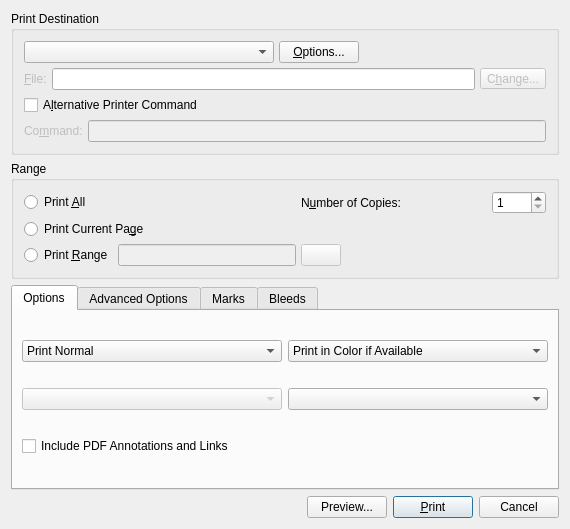
<?xml version="1.0" encoding="UTF-8"?>
<ui version="4.0">
 <class>PrintDialogBase</class>
 <widget class="QDialog" name="PrintDialogBase">
  <property name="geometry">
   <rect>
    <x>0</x>
    <y>0</y>
    <width>570</width>
    <height>529</height>
   </rect>
  </property>
  <property name="windowTitle">
   <string>Setup Printer</string>
  </property>
  <property name="sizeGripEnabled">
   <bool>false</bool>
  </property>
  <layout class="QVBoxLayout">
   <item>
    <widget class="QGroupBox" name="PrintDialogGroup">
     <property name="title">
      <string>Print Destination</string>
     </property>
     <layout class="QVBoxLayout">
      <property name="spacing">
       <number>5</number>
      </property>
      <property name="margin">
       <number>10</number>
      </property>
      <item>
       <layout class="QHBoxLayout">
        <property name="spacing">
         <number>5</number>
        </property>
        <item>
         <widget class="QComboBox" name="PrintDest">
          <property name="minimumSize">
           <size>
            <width>250</width>
            <height>0</height>
           </size>
          </property>
         </widget>
        </item>
        <item>
         <widget class="QPushButton" name="OptButton">
          <property name="text">
           <string>&amp;Options...</string>
          </property>
         </widget>
        </item>
        <item>
         <spacer>
          <property name="orientation">
           <enum>Qt::Horizontal</enum>
          </property>
          <property name="sizeHint" stdset="0">
           <size>
            <width>101</width>
            <height>20</height>
           </size>
          </property>
         </spacer>
        </item>
       </layout>
      </item>
      <item>
       <layout class="QHBoxLayout">
        <property name="spacing">
         <number>5</number>
        </property>
        <item>
         <widget class="QLabel" name="DateiT">
          <property name="enabled">
           <bool>false</bool>
          </property>
          <property name="sizePolicy">
           <sizepolicy hsizetype="Maximum" vsizetype="Preferred">
            <horstretch>0</horstretch>
            <verstretch>0</verstretch>
           </sizepolicy>
          </property>
          <property name="text">
           <string>&amp;File:</string>
          </property>
          <property name="buddy">
           <cstring>LineEdit1</cstring>
          </property>
         </widget>
        </item>
        <item>
         <widget class="QLineEdit" name="LineEdit1"/>
        </item>
        <item>
         <widget class="QToolButton" name="ToolButton1">
          <property name="enabled">
           <bool>false</bool>
          </property>
          <property name="text">
           <string>C&amp;hange...</string>
          </property>
         </widget>
        </item>
       </layout>
      </item>
      <item>
       <widget class="QCheckBox" name="OtherCom">
        <property name="sizePolicy">
         <sizepolicy hsizetype="Expanding" vsizetype="Fixed">
          <horstretch>0</horstretch>
          <verstretch>0</verstretch>
         </sizepolicy>
        </property>
        <property name="toolTip">
         <string>Use an alternative print manager, such as kprinter or gtklp, to utilize additional printing options</string>
        </property>
        <property name="text">
         <string>A&amp;lternative Printer Command</string>
        </property>
       </widget>
      </item>
      <item>
       <layout class="QHBoxLayout">
        <item>
         <widget class="QLabel" name="OthText">
          <property name="enabled">
           <bool>false</bool>
          </property>
          <property name="sizePolicy">
           <sizepolicy hsizetype="Maximum" vsizetype="Preferred">
            <horstretch>0</horstretch>
            <verstretch>0</verstretch>
           </sizepolicy>
          </property>
          <property name="text">
           <string>Co&amp;mmand:</string>
          </property>
          <property name="buddy">
           <cstring>Command</cstring>
          </property>
         </widget>
        </item>
        <item>
         <widget class="QLineEdit" name="Command">
          <property name="enabled">
           <bool>false</bool>
          </property>
         </widget>
        </item>
       </layout>
      </item>
     </layout>
    </widget>
   </item>
   <item>
    <widget class="QGroupBox" name="rangeGroup">
     <property name="title">
      <string>Range</string>
     </property>
     <layout class="QGridLayout">
      <property name="margin">
       <number>10</number>
      </property>
      <property name="spacing">
       <number>5</number>
      </property>
      <item row="0" column="0">
       <widget class="QRadioButton" name="RadioButton1">
        <property name="text">
         <string>Print &amp;All</string>
        </property>
       </widget>
      </item>
      <item row="0" column="2">
       <spacer>
        <property name="orientation">
         <enum>Qt::Horizontal</enum>
        </property>
        <property name="sizeHint" stdset="0">
         <size>
          <width>40</width>
          <height>20</height>
         </size>
        </property>
       </spacer>
      </item>
      <item row="0" column="3" colspan="2">
       <widget class="QLabel" name="TextLabel3">
        <property name="text">
         <string>N&amp;umber of Copies:</string>
        </property>
        <property name="buddy">
         <cstring>Copies</cstring>
        </property>
       </widget>
      </item>
      <item row="0" column="5">
       <widget class="QSpinBox" name="Copies">
        <property name="minimum">
         <number>1</number>
        </property>
        <property name="maximum">
         <number>1000</number>
        </property>
       </widget>
      </item>
      <item row="1" column="0" colspan="2">
       <widget class="QRadioButton" name="CurrentPage">
        <property name="text">
         <string>Print Current Pa&amp;ge</string>
        </property>
       </widget>
      </item>
      <item row="2" column="0">
       <widget class="QRadioButton" name="RadioButton2">
        <property name="text">
         <string>Print &amp;Range</string>
        </property>
       </widget>
      </item>
      <item row="2" column="1" colspan="2">
       <widget class="QLineEdit" name="pageNr">
        <property name="enabled">
         <bool>false</bool>
        </property>
        <property name="toolTip">
         <string>Insert a comma separated list of tokens where
a token can be * for all the pages, 1-5 for
a range of pages or a single page number.</string>
        </property>
       </widget>
      </item>
      <item row="2" column="3">
       <widget class="QPushButton" name="pageNrButton">
        <property name="enabled">
         <bool>false</bool>
        </property>
        <property name="minimumSize">
         <size>
          <width>16</width>
          <height>16</height>
         </size>
        </property>
        <property name="text">
         <string/>
        </property>
       </widget>
      </item>
      <item row="2" column="4">
       <spacer>
        <property name="orientation">
         <enum>Qt::Horizontal</enum>
        </property>
        <property name="sizeHint" stdset="0">
         <size>
          <width>40</width>
          <height>20</height>
         </size>
        </property>
       </spacer>
      </item>
     </layout>
    </widget>
   </item>
   <item>
    <widget class="QTabWidget" name="printOptions">
     <property name="currentIndex">
      <number>0</number>
     </property>
     <widget class="QWidget" name="tab">
      <attribute name="title">
       <string>Options</string>
      </attribute>
      <layout class="QGridLayout" name="gridLayoutOptions">
       <item row="0" column="0">
        <widget class="QComboBox" name="PrintSep">
         <item>
          <property name="text">
           <string>Print Normal</string>
          </property>
         </item>
         <item>
          <property name="text">
           <string>Print Separations</string>
          </property>
         </item>
        </widget>
       </item>
       <item row="0" column="1">
        <widget class="QComboBox" name="colorType">
         <item>
          <property name="text">
           <string>Print in Color if Available</string>
          </property>
         </item>
         <item>
          <property name="text">
           <string>Print in Grayscale</string>
          </property>
         </item>
        </widget>
       </item>
       <item row="1" column="0">
        <widget class="QComboBox" name="SepArt">
         <property name="enabled">
          <bool>false</bool>
         </property>
        </widget>
       </item>
       <item row="1" column="1">
        <widget class="QComboBox" name="printEngines">
         <property name="toolTip">
          <string>Sets the PostScript Level.
 Setting to Level 1 or 2 can create huge files</string>
         </property>
        </widget>
       </item>
       <item row="2" column="0" colspan="2">
        <widget class="QCheckBox" name="usePDFMarks">
         <property name="toolTip">
          <string>Include PDF Annotations and Links into the output.
Note: PDF Forms will not be exported.</string>
         </property>
         <property name="text">
          <string>Include PDF Annotations and Links</string>
         </property>
        </widget>
       </item>
      </layout>
     </widget>
     <widget class="QWidget" name="tab_2">
      <attribute name="title">
       <string>Advanced Options</string>
      </attribute>
      <layout class="QHBoxLayout">
       <item>
        <widget class="QGroupBox" name="pageOpts">
         <property name="title">
          <string>Page</string>
         </property>
         <layout class="QVBoxLayout">
          <item>
           <widget class="QCheckBox" name="MirrorHor">
            <property name="text">
             <string>Mirror Page(s) Horizontal</string>
            </property>
           </widget>
          </item>
          <item>
           <widget class="QCheckBox" name="MirrorVert">
            <property name="text">
             <string>Mirror Page(s) Vertical</string>
            </property>
           </widget>
          </item>
          <item>
           <widget class="QCheckBox" name="devPar">
            <property name="toolTip">
             <string>This enables you to explicitly set the media size of the PostScript file. Not recommended unless requested by your printer.</string>
            </property>
            <property name="text">
             <string>Set Media Size</string>
            </property>
           </widget>
          </item>
          <item>
           <widget class="QCheckBox" name="ClipMarg">
            <property name="text">
             <string>Clip to Printer Margins</string>
            </property>
           </widget>
          </item>
         </layout>
        </widget>
       </item>
       <item>
        <widget class="QGroupBox" name="colorOpts">
         <property name="title">
          <string>Color</string>
         </property>
         <layout class="QVBoxLayout">
          <item>
           <widget class="QCheckBox" name="GcR">
            <property name="toolTip">
             <string>&lt;qt&gt;A way of switching off some of the gray shades which are composed of cyan, yellow and magenta and using black instead. Under Color Removal mostly affects parts of images which are neutral and/or dark tones which are close to the gray. Use of this may improve printing some images and some experimentation and testing is need on a case by case basis. Under Color Removal reduces the possibility of over saturation with CMY inks.&lt;/qt&gt;</string>
            </property>
            <property name="text">
             <string>Apply Under Color Removal</string>
            </property>
           </widget>
          </item>
          <item>
           <widget class="QCheckBox" name="spotColors">
            <property name="toolTip">
             <string>&lt;qt&gt;Enables Spot Colors to be converted to composite colors. Unless you are planning to print spot colors at a commercial printer, this is probably best left enabled.&lt;/qt&gt;</string>
            </property>
            <property name="text">
             <string>Convert Spot Colors to Process Colors</string>
            </property>
           </widget>
          </item>
          <item>
           <widget class="QCheckBox" name="UseICC">
            <property name="toolTip">
             <string>Allows you to embed color profiles in the print stream when color management is enabled</string>
            </property>
            <property name="text">
             <string>Apply Color Profiles</string>
            </property>
           </widget>
          </item>
          <item>
           <spacer>
            <property name="orientation">
             <enum>Qt::Vertical</enum>
            </property>
            <property name="sizeType">
             <enum>QSizePolicy::MinimumExpanding</enum>
            </property>
            <property name="sizeHint" stdset="0">
             <size>
              <width>20</width>
              <height>19</height>
             </size>
            </property>
           </spacer>
          </item>
         </layout>
        </widget>
       </item>
      </layout>
     </widget>
     <widget class="QWidget" name="tab_3">
      <attribute name="title">
       <string>Marks</string>
      </attribute>
      <layout class="QGridLayout">
       <item row="5" column="0">
        <widget class="QCheckBox" name="bleedMarks">
         <property name="toolTip">
          <string>This creates bleed marks which are indicated by  _ . _ and show the bleed limit</string>
         </property>
         <property name="text">
          <string>Bleed Marks</string>
         </property>
        </widget>
       </item>
       <item row="2" column="0">
        <widget class="QCheckBox" name="cropMarks">
         <property name="toolTip">
          <string>This creates crop marks in the PDF indicating where the paper should be cut or trimmed after printing</string>
         </property>
         <property name="text">
          <string>Crop Marks</string>
         </property>
        </widget>
       </item>
       <item row="6" column="0">
        <widget class="QCheckBox" name="colorMarks">
         <property name="toolTip">
          <string>Add color calibration bars</string>
         </property>
         <property name="text">
          <string>Color Bars</string>
         </property>
        </widget>
       </item>
       <item row="7" column="0">
        <widget class="QCheckBox" name="registrationMarks">
         <property name="toolTip">
          <string>Add registration marks which are added to each separation</string>
         </property>
         <property name="text">
          <string>Registration Marks</string>
         </property>
        </widget>
       </item>
       <item row="2" column="1">
        <layout class="QHBoxLayout" name="horizontalLayout">
         <item>
          <widget class="QLabel" name="MarkTxt2">
           <property name="text">
            <string>Length:</string>
           </property>
          </widget>
         </item>
         <item>
          <widget class="ScrSpinBox" name="markLength">
           <property name="minimum">
            <number>1</number>
           </property>
           <property name="maximum">
            <number>100</number>
           </property>
           <property name="value">
            <number>20</number>
           </property>
          </widget>
         </item>
        </layout>
       </item>
       <item row="5" column="1">
        <layout class="QHBoxLayout">
         <item>
          <widget class="QLabel" name="MarkTxt1">
           <property name="text">
            <string>Offset:</string>
           </property>
          </widget>
         </item>
         <item>
          <widget class="ScrSpinBox" name="markOffset">
           <property name="toolTip">
            <string>Indicate the distance offset for the registration marks</string>
           </property>
          </widget>
         </item>
        </layout>
       </item>
       <item row="8" column="0">
        <spacer name="verticalSpacer">
         <property name="orientation">
          <enum>Qt::Vertical</enum>
         </property>
         <property name="sizeHint" stdset="0">
          <size>
           <width>20</width>
           <height>40</height>
          </size>
         </property>
        </spacer>
       </item>
      </layout>
     </widget>
     <widget class="QWidget" name="tab_4">
      <attribute name="title">
       <string>Bleeds</string>
      </attribute>
      <layout class="QGridLayout">
       <item row="0" column="0">
        <widget class="QLabel" name="BleedTxt1">
         <property name="text">
          <string>Top:</string>
         </property>
        </widget>
       </item>
       <item row="0" column="1">
        <widget class="ScrSpinBox" name="BleedTop">
         <property name="toolTip">
          <string>Distance for bleed from the top of the physical page</string>
         </property>
        </widget>
       </item>
       <item row="0" column="2">
        <widget class="QLabel" name="BleedTxt3">
         <property name="text">
          <string>Left:</string>
         </property>
        </widget>
       </item>
       <item row="0" column="3">
        <widget class="ScrSpinBox" name="BleedRight">
         <property name="toolTip">
          <string>Distance for bleed from the right of the physical page</string>
         </property>
        </widget>
       </item>
       <item row="1" column="0">
        <widget class="QLabel" name="BleedTxt2">
         <property name="text">
          <string>Bottom:</string>
         </property>
        </widget>
       </item>
       <item row="1" column="1">
        <widget class="ScrSpinBox" name="BleedBottom">
         <property name="toolTip">
          <string>Distance for bleed from the bottom of the physical page</string>
         </property>
        </widget>
       </item>
       <item row="1" column="2">
        <widget class="QLabel" name="BleedTxt4">
         <property name="text">
          <string>Right:</string>
         </property>
        </widget>
       </item>
       <item row="1" column="3">
        <widget class="ScrSpinBox" name="BleedLeft">
         <property name="toolTip">
          <string>Distance for bleed from the left of the physical page</string>
         </property>
        </widget>
       </item>
       <item row="2" column="0" colspan="4">
        <widget class="QCheckBox" name="docBleeds">
         <property name="toolTip">
          <string>Use the existing bleed settings from the document preferences</string>
         </property>
         <property name="text">
          <string>Use Document Bleeds</string>
         </property>
        </widget>
       </item>
      </layout>
     </widget>
    </widget>
   </item>
   <item>
    <layout class="QHBoxLayout">
     <item>
      <spacer>
       <property name="orientation">
        <enum>Qt::Horizontal</enum>
       </property>
       <property name="sizeHint" stdset="0">
        <size>
         <width>40</width>
         <height>20</height>
        </size>
       </property>
      </spacer>
     </item>
     <item>
      <widget class="QPushButton" name="previewButton">
       <property name="text">
        <string>Preview...</string>
       </property>
       <property name="autoDefault">
        <bool>false</bool>
       </property>
      </widget>
     </item>
     <item>
      <widget class="QPushButton" name="OKButton">
       <property name="text">
        <string>&amp;Print</string>
       </property>
       <property name="default">
        <bool>true</bool>
       </property>
      </widget>
     </item>
     <item>
      <widget class="QPushButton" name="OKButton_2">
       <property name="text">
        <string>Cancel</string>
       </property>
       <property name="autoDefault">
        <bool>false</bool>
       </property>
      </widget>
     </item>
    </layout>
   </item>
  </layout>
 </widget>
 <customwidgets>
  <customwidget>
   <class>ScrSpinBox</class>
   <extends>QSpinBox</extends>
   <header location="global">ui/scrspinbox.h</header>
  </customwidget>
 </customwidgets>
 <tabstops>
  <tabstop>printOptions</tabstop>
  <tabstop>OtherCom</tabstop>
  <tabstop>RadioButton1</tabstop>
  <tabstop>Copies</tabstop>
  <tabstop>CurrentPage</tabstop>
  <tabstop>RadioButton2</tabstop>
  <tabstop>pageNr</tabstop>
  <tabstop>pageNrButton</tabstop>
  <tabstop>PrintDest</tabstop>
  <tabstop>OptButton</tabstop>
  <tabstop>LineEdit1</tabstop>
  <tabstop>ToolButton1</tabstop>
  <tabstop>Command</tabstop>
  <tabstop>PrintSep</tabstop>
  <tabstop>colorType</tabstop>
  <tabstop>SepArt</tabstop>
  <tabstop>printEngines</tabstop>
  <tabstop>usePDFMarks</tabstop>
  <tabstop>MirrorHor</tabstop>
  <tabstop>MirrorVert</tabstop>
  <tabstop>devPar</tabstop>
  <tabstop>ClipMarg</tabstop>
  <tabstop>GcR</tabstop>
  <tabstop>spotColors</tabstop>
  <tabstop>UseICC</tabstop>
  <tabstop>cropMarks</tabstop>
  <tabstop>bleedMarks</tabstop>
  <tabstop>colorMarks</tabstop>
  <tabstop>registrationMarks</tabstop>
  <tabstop>markLength</tabstop>
  <tabstop>markOffset</tabstop>
  <tabstop>BleedTop</tabstop>
  <tabstop>BleedRight</tabstop>
  <tabstop>BleedBottom</tabstop>
  <tabstop>BleedLeft</tabstop>
  <tabstop>docBleeds</tabstop>
  <tabstop>previewButton</tabstop>
  <tabstop>OKButton</tabstop>
  <tabstop>OKButton_2</tabstop>
 </tabstops>
 <resources/>
 <connections>
  <connection>
   <sender>OtherCom</sender>
   <signal>clicked(bool)</signal>
   <receiver>OthText</receiver>
   <slot>setEnabled(bool)</slot>
   <hints>
    <hint type="sourcelabel">
     <x>99</x>
     <y>109</y>
    </hint>
    <hint type="destinationlabel">
     <x>62</x>
     <y>140</y>
    </hint>
   </hints>
  </connection>
  <connection>
   <sender>OtherCom</sender>
   <signal>clicked(bool)</signal>
   <receiver>Command</receiver>
   <slot>setEnabled(bool)</slot>
   <hints>
    <hint type="sourcelabel">
     <x>168</x>
     <y>119</y>
    </hint>
    <hint type="destinationlabel">
     <x>175</x>
     <y>135</y>
    </hint>
   </hints>
  </connection>
  <connection>
   <sender>RadioButton2</sender>
   <signal>toggled(bool)</signal>
   <receiver>pageNr</receiver>
   <slot>setEnabled(bool)</slot>
   <hints>
    <hint type="sourcelabel">
     <x>64</x>
     <y>263</y>
    </hint>
    <hint type="destinationlabel">
     <x>133</x>
     <y>264</y>
    </hint>
   </hints>
  </connection>
  <connection>
   <sender>RadioButton2</sender>
   <signal>toggled(bool)</signal>
   <receiver>pageNrButton</receiver>
   <slot>setEnabled(bool)</slot>
   <hints>
    <hint type="sourcelabel">
     <x>71</x>
     <y>261</y>
    </hint>
    <hint type="destinationlabel">
     <x>222</x>
     <y>267</y>
    </hint>
   </hints>
  </connection>
  <connection>
   <sender>cropMarks</sender>
   <signal>clicked(bool)</signal>
   <receiver>markLength</receiver>
   <slot>setEnabled(bool)</slot>
   <hints>
    <hint type="sourcelabel">
     <x>58</x>
     <y>358</y>
    </hint>
    <hint type="destinationlabel">
     <x>173</x>
     <y>358</y>
    </hint>
   </hints>
  </connection>
 </connections>
</ui>
